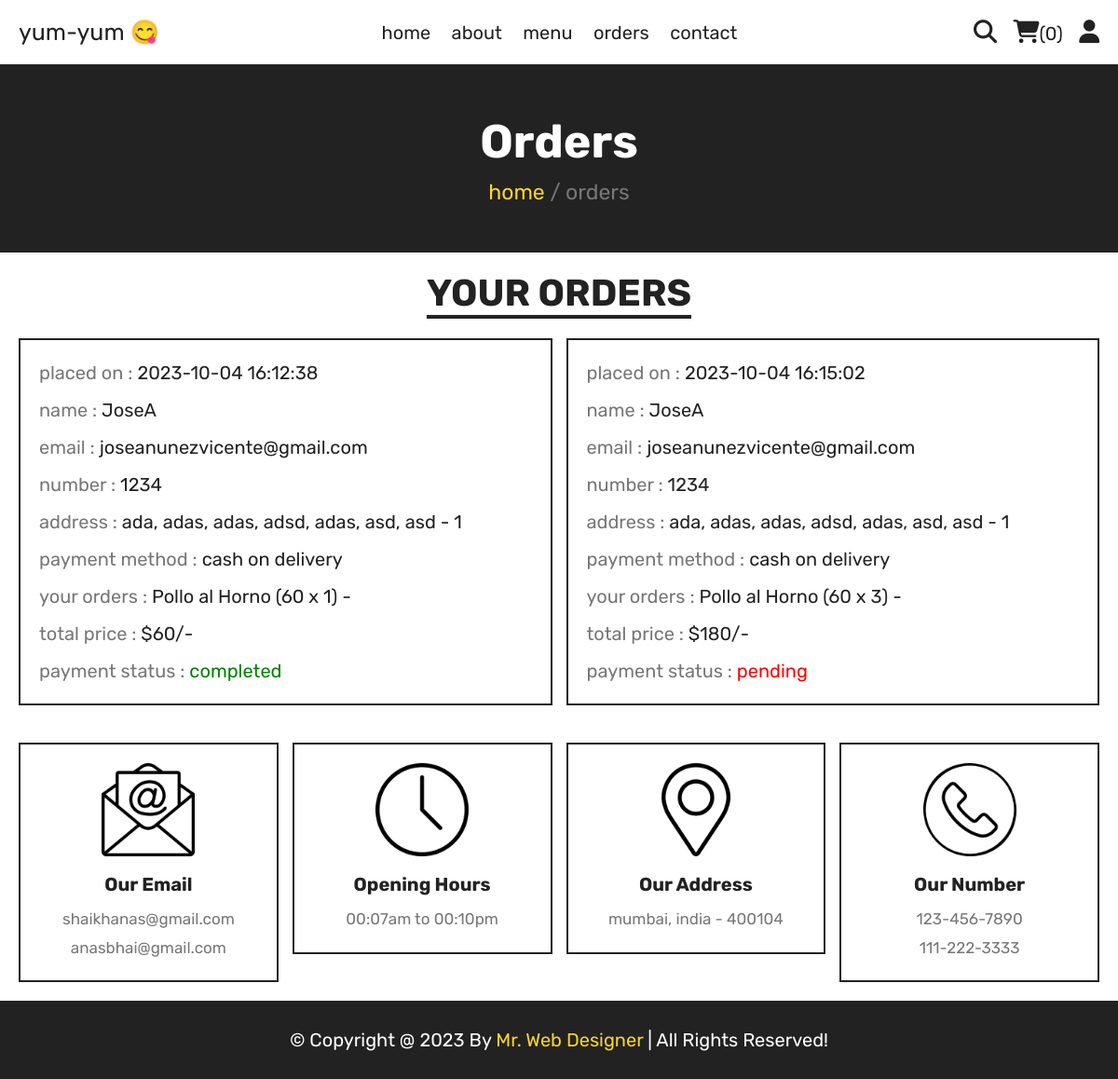
Screenshot of /orders.php (signed in) with the database file from the repository.
### tables this page shows
CREATE TABLE `orders` (
  `id` int NOT NULL AUTO_INCREMENT,
  `user_id` int NOT NULL,
  `name` varchar(20) NOT NULL,
  `number` varchar(10) NOT NULL,
  `email` varchar(50) NOT NULL,
  `method` varchar(50) NOT NULL,
  `address` varchar(500) NOT NULL,
  `total_products` varchar(1000) NOT NULL,
  `total_price` int NOT NULL,
  `payment_status` varchar(20) NOT NULL DEFAULT 'pending',
  `placed_on` timestamp NOT NULL DEFAULT CURRENT_TIMESTAMP,
  PRIMARY KEY (`id`),
  UNIQUE KEY `id_UNIQUE` (`id`)
);

### orders.php (the view, shortened to what this page needs)
<?php
include 'components/connect.php';
if(isset($_SESSION['user_id'])){
   $user_id = $_SESSION['user_id'];
}else{
   $user_id = '';
   header('location:home.php');
};
?>
<!DOCTYPE html>
<html lang="en">
<head>
   <link rel="stylesheet" href="https://cdnjs.cloudflare.com/ajax/libs/font-awesome/6.1.1/css/all.min.css">
   <link rel="stylesheet" href="css/style.css">
</head>
<body>
<?php include 'components/user_header.php'; ?>
<div class="heading">
   <h3>orders</h3>
   <p><a href="html.php">home</a> <span> / orders</span></p>
</div>
<section class="orders">
   <h1 class="title">your orders</h1>
   <div class="box-container">
   <?php
      if($user_id == ''){
         echo '<p class="empty">please login to see your orders</p>';
      }else{
         $select_orders = $conn->prepare("SELECT * FROM `orders` WHERE user_id = ?");
         $select_orders->execute([$user_id]);
         if($select_orders->rowCount() > 0){
            while($fetch_orders = $select_orders->fetch(PDO::FETCH_ASSOC)){
   ?>
   <div class="box">
      <p>placed on : <span><?= $fetch_orders['placed_on']; ?></span></p>
      <p>name : <span><?= $fetch_orders['name']; ?></span></p>
      <p>email : <span><?= $fetch_orders['email']; ?></span></p>
      <p>number : <span><?= $fetch_orders['number']; ?></span></p>
      <p>address : <span><?= $fetch_orders['address']; ?></span></p>
      <p>payment method : <span><?= $fetch_orders['method']; ?></span></p>
      <p>your orders : <span><?= $fetch_orders['total_products']; ?></span></p>
      <p>total price : <span>$<?= $fetch_orders['total_price']; ?>/-</span></p>
      <p> payment status : <span style="color:<?php if($fetch_orders['payment_status'] == 'pending'){ echo 'red'; }else{ echo 'green'; }; ?>"><?= $fetch_orders['payment_status']; ?></span> </p>
   </div>
   <?php
      }
      }else{
         echo '<p class="empty">no orders placed yet!</p>';
      }
      }
   ?>
   </div>
</section>
<?php include 'components/footer.php'; ?>
</body>
</html>

### components/user_header.php (shortened to what this page needs)
<header class="header">
   <section class="flex">
      <a href="home.php" class="logo">yum-yum 😋</a>
      <nav class="navbar">
         <a href="home.php">home</a>
         <a href="about.php">about</a>
         <a href="menu.php">menu</a>
         <a href="orders.php">orders</a>
         <a href="contact.php">contact</a>
      </nav>
      <div class="icons">
         <?php
            $count_cart_items = $conn->prepare("SELECT * FROM `cart` WHERE user_id = ?");
            $count_cart_items->execute([$user_id]);
            $total_cart_items = $count_cart_items->rowCount();
         ?>
         <a href="search.php"><i class="fas fa-search"></i></a>
         <a href="cart.php"><i class="fas fa-shopping-cart"></i><span>(<?= $total_cart_items; ?>)</span></a>
         <div id="user-btn" class="fas fa-user"></div>
      </div>
   </section>
</header>

### components/footer.php (shortened to what this page needs)
<footer class="footer">
   <section class="grid">
      <div class="box">
         <img src="images/email-icon.png" alt="">
         <h3>our email</h3>
         <a href="mailto:shaikhanas@gmail.com">shaikhanas@gmail.com</a>
         <a href="mailto:anasbhai@gmail.com">anasbhai@gmail.com</a>
      </div>
      <div class="box">
         <img src="images/clock-icon.png" alt="">
         <h3>opening hours</h3>
         <p>00:07am to 00:10pm</p>
      </div>
      <div class="box">
         <img src="images/map-icon.png" alt="">
         <h3>our address</h3>
         <a href="#">mumbai, india - 400104</a>
      </div>
      <div class="box">
         <img src="images/phone-icon.png" alt="">
         <h3>our number</h3>
         <a href="tel:1234567890">123-456-7890</a>
         <a href="tel:1112223333">111-222-3333</a>
      </div>
   </section>
   <div class="credit">&copy; copyright @ <?= date('Y'); ?> by <span>mr. web designer</span> | all rights reserved!</div>
</footer>

### css/style.css (style rules this page uses)
:root { --yellow:#fed330; --red:#e74c3c; --white:#fff; --black:#222; --light-color:#777; --border:.2rem solid var(--black); }
* { font-family: 'Rubik', sans-serif; margin:0; padding:0; box-sizing: border-box; outline: none; border: none; text-decoration: none; }
html { font-size: 62.5%; overflow-x: hidden; scroll-behavior: smooth; stop-opacity: 7rem; }
section { margin:0 auto; max-width: 1200px; padding:2rem; }
.title { text-align: center; margin-bottom: 2.5rem; font-size: 4rem; color:var(--black); text-transform: uppercase; text-decoration: underline; text-underline-offset: 1rem; }
.heading { display: flex; align-items: center; justify-content: center; gap:1rem; flex-flow: column; background-color: var(--black); min-height: 20rem; }
.heading h3 { font-size: 5rem; color:var(--white); text-transform: capitalize; }
.heading p { font-size: 2.3rem; color:var(--light-color); }
.heading p a { color:var(--yellow); }
.header { position: sticky; top:0; left:0; right:0; z-index: 1000; background-color: var(--white); border-bottom: var(--border); }
.header .flex { display: flex; align-items: center; justify-content: space-between; position: relative; }
.header .flex .logo { font-size: 2.5rem; color:var(--black); }
.header .flex .navbar a { font-size: 2rem; color:var(--black); margin:0 1rem; }
.header .flex .icons > * { margin-left: 1.5rem; font-size: 2.5rem; color:var(--black); cursor: pointer; }
.header .flex .icons span { font-size: 2rem; }
.orders .box-container { display: flex; flex-wrap: wrap; gap:1.5rem; align-items: flex-start; }
.orders .box-container .box { padding:1rem 2rem; border:var(--border); flex:1 1 40rem; }
.orders .box-container .box p { line-height: 1.5; margin:1rem 0; font-size: 2rem; color:var(--light-color); }
.orders .box-container .box p span { color:var(--black); }
.footer .grid { display: grid; grid-template-columns: repeat(auto-fit, minmax(27rem, 1fr)); gap:1.5rem; align-items: flex-start; }
.footer .grid .box { border:var(--border); padding:2rem; text-align: center; }
.footer .grid .box img { height: 10rem; width: 100%; object-fit: contain; margin-bottom: .5rem; }
.footer .grid .box h3 { margin:1rem 0; font-size: 2rem; color:var(--black); text-transform: capitalize; }
.footer .grid .box p, .footer .grid .box a { display: block; font-size: 1.7rem; color:var(--light-color); line-height: 1.8; }
.credit { padding:3rem 2rem; text-align: center; background-color: var(--black); color:var(--white); font-size: 2rem; text-transform: capitalize; }
.credit span { color:var(--yellow); }

### rows the page displays
orders: placed_on "2023-10-04 16:12:38", name "JoseA", email "joseanunezvicente@gmail.com", number "1234", address "ada, adas, adas, adsd, adas, asd, asd - 1", method "cash on delivery", total_products "Pollo al Horno (60 x 1) -", total_price "60", payment_status "completed"
orders: placed_on "2023-10-04 16:15:02", name "JoseA", email "joseanunezvicente@gmail.com", number "1234", address "ada, adas, adas, adsd, adas, asd, asd - 1", method "cash on delivery", total_products "Pollo al Horno (60 x 3) -", total_price "180", payment_status "pending"

### other values shown
$total_cart_items "0"
